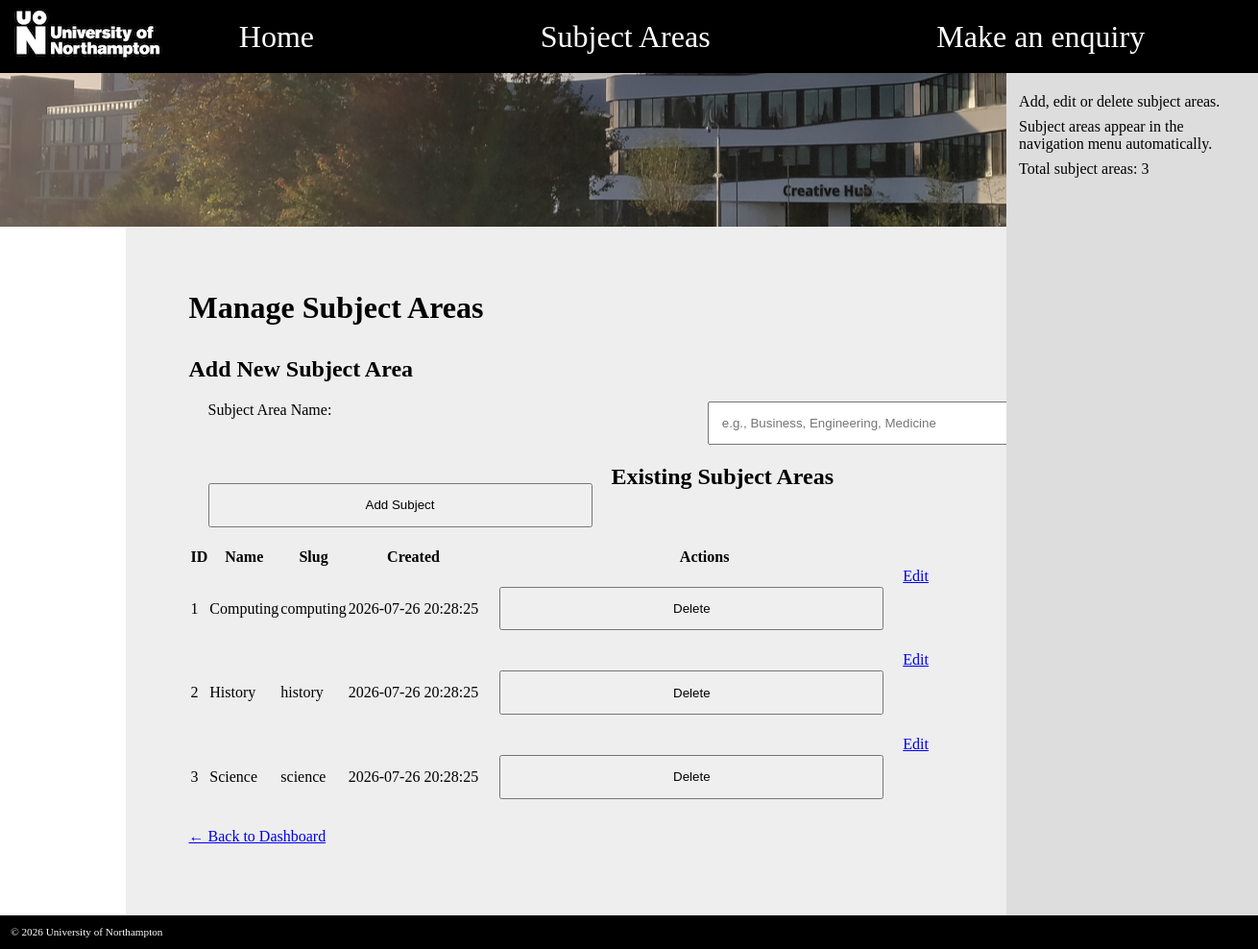
Screenshot of /websites/default/public/admin/subjects.php (signed in) with the database file from the repository.
### tables this page shows
CREATE TABLE subject_areas (
    id INT AUTO_INCREMENT PRIMARY KEY,
    name VARCHAR(100) NOT NULL,
    slug VARCHAR(100) NOT NULL,
    created_at TIMESTAMP DEFAULT CURRENT_TIMESTAMP
);

### websites/default/public/admin/subjects.php (the view, shortened to what this page needs)
<?php
require_once '../includes/database.php';
$edit_id = isset($_GET['edit']) ? (int)$_GET['edit'] : 0;
$stmt = $pdo->prepare('SELECT * FROM subject_areas ORDER BY name');
$stmt->execute();
$subjects = $stmt->fetchAll();
?>
<!doctype html>
<html>
<head>
    <link rel="stylesheet" href="../uon.css" />
</head>
<body>
    <header>
        <img src="../logo.jpg" alt="logo" />
        <ul>
            <li><a href="../index.php">Home</a></li>
            <li>Subject Areas
            </li>
            <li><a href="../enquiry.php">Make an enquiry</a></li>
        </ul>
    </header>
    <section></section>
    <main>
        <h1>Manage Subject Areas</h1>
        <h2>Add New Subject Area</h2>
        <form action="" method="POST">
            <label>Subject Area Name:</label>
            <input type="text" name="name" required placeholder="e.g., Business, Engineering, Medicine" />
            <input type="submit" name="submit" value="Add Subject" />
        </form>
        <h2>Existing Subject Areas</h2>
        <?php if (count($subjects) > 0): ?>
            <table class="admin-table">
                <thead>
                    <tr>
                        <th>ID</th>
                        <th>Name</th>
                        <th>Slug</th>
                        <th>Created</th>
                        <th>Actions</th>
                    </tr>
                </thead>
                <tbody>
                    <?php foreach ($subjects as $subject): ?>
                    <tr>
                        <td data-label="ID"><?php echo $subject['id']; ?></td>
                        <td data-label="Name">
                            <?php if ($edit_id == $subject['id']): ?>
                                <form action="" method="POST">
                                    <input type="hidden" name="id" value="<?php echo $subject['id']; ?>" />
                                    <input type="text" name="name"
                                           value="<?php echo htmlspecialchars($subject['name']); ?>"
                                           required />
                                    <input type="submit" name="submit" value="Update Subject" />
                                    <a href="subjects.php">Cancel</a>
                                </form>
                            <?php else: ?>
                                <?php echo htmlspecialchars($subject['name']); ?>
                            <?php endif; ?>
                        </td>
                        <td data-label="Slug"><?php echo $subject['slug']; ?></td>
                        <td data-label="Created"><?php echo $subject['created_at']; ?></td>
                        <td>
                            <?php if ($edit_id != $subject['id']): ?>
                                <a href="subjects.php?edit=<?php echo $subject['id']; ?>">Edit</a>
                            <?php endif; ?>
                            <form action="" method="POST" style="display: inline;">
                                <input type="submit" value="Delete"
                                       onclick="return confirm('Delete <?php echo htmlspecialchars($subject['name']); ?>?');" />
                            </form>
                        </td>
                    </tr>
                    <?php endforeach; ?>
                </tbody>
            </table>
        <?php else: ?>
            <p>No subject areas found. Add one above.</p>
        <?php endif; ?>
        <p><a href="index.php">← Back to Dashboard</a></p>
    </main>
    <aside>
        <p>Add, edit or delete subject areas.</p>
        <p>Subject areas appear in the navigation menu automatically.</p>
        <p>Total subject areas: <?php echo count($subjects); ?></p>
    </aside>
    <footer>
        &copy; <?php echo date('Y'); ?> University of Northampton
    </footer>
</body>
</html>

### websites/default/public/uon.css (style rules this page uses)
* { margin: 0; padding: 0; }
body { background-color: white; font-family: 'Oxygen-Regular'; display: grid; grid-template-columns: 10% 70% 20%; grid-template-rows: auto; grid-template-areas: "header header header" "img img aside" ". main aside" "footer footer footer"; }
body > section { grid-area: img; height: 20vh; background-image: url(uni.jpg); background-position: center center; }
header a { color: white; text-decoration: none; }
main { min-height: 20vh; grid-area: main; padding: 5vw; background-color: #eee; }
header { background-color: black; grid-area: header; }
aside { background-color: #ddd; min-height: 20px; grid-area: aside; padding: 1vw; }
footer { color: white; padding: 1em; background-color: black; font-size: 0.7em; grid-area: footer; }
header { display: grid; grid-template-columns: 10% 90%; }
header ul { align-self: center; display: grid; grid-template-columns: auto auto auto; grid-template-rows: auto; color: white; list-style-type: none; }
header > ul > li { font-size: 2em; cursor: pointer; text-align: center; }
h1 { font-weight: bold; margin-bottom: 1em; }
p { margin-top: 0.5em; margin-bottom: 0.5em; }
form { display: block; width: 70em }
form input, form select { padding: 1em }
form input, form label, form select, form textarea { float: left; width: 30em; margin: 20px }
form label { clear: left }

### rows the page displays
subject_areas: id "1", name "Computing", slug "computing", created_at "2026-07-26 20:28:25"
subject_areas: id "2", name "History", slug "history", created_at "2026-07-26 20:28:25"
subject_areas: id "3", name "Science", slug "science", created_at "2026-07-26 20:28:25"

### other values shown
count($subjects) "3"
